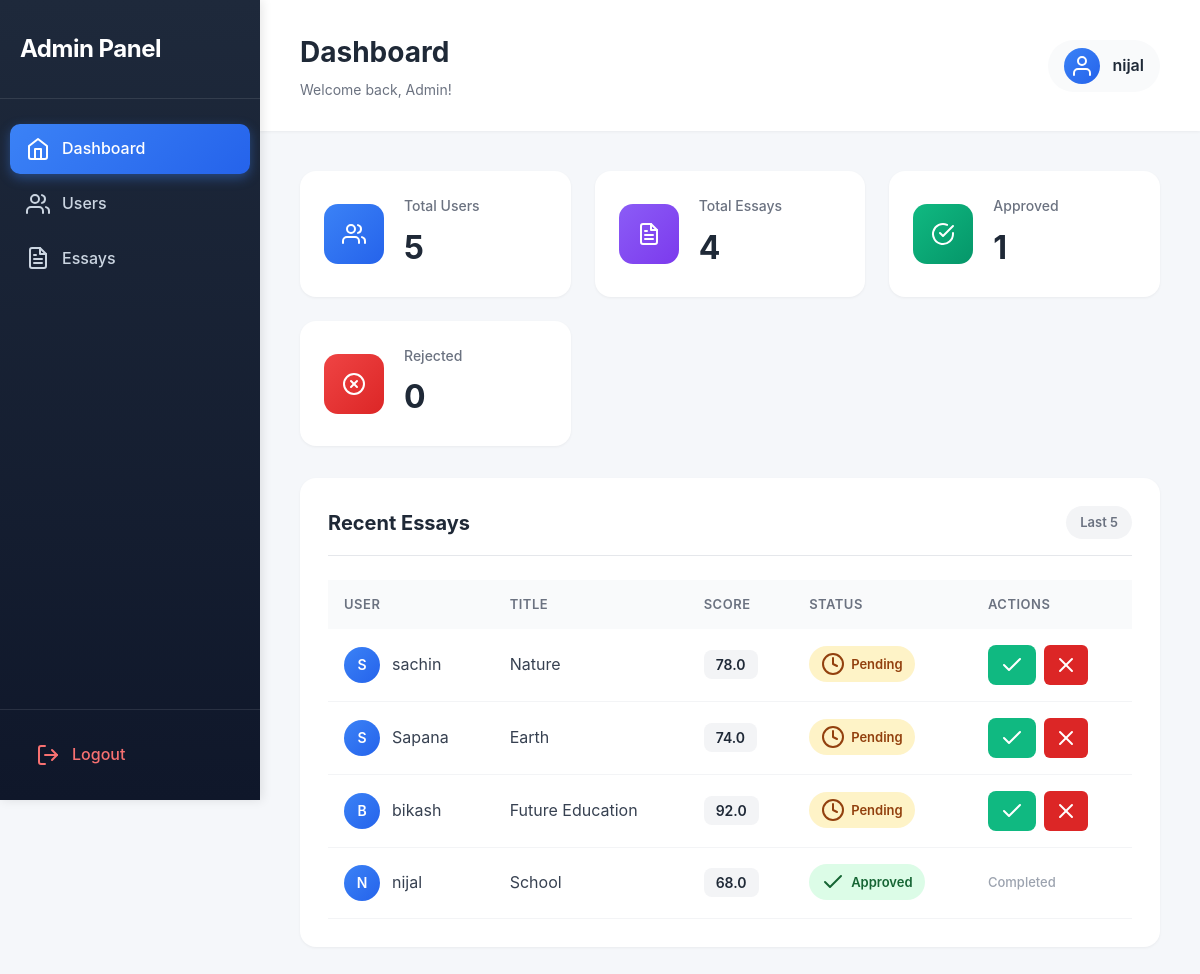
The page /admin-dashboard/ (signed in) on the database as committed earlier.
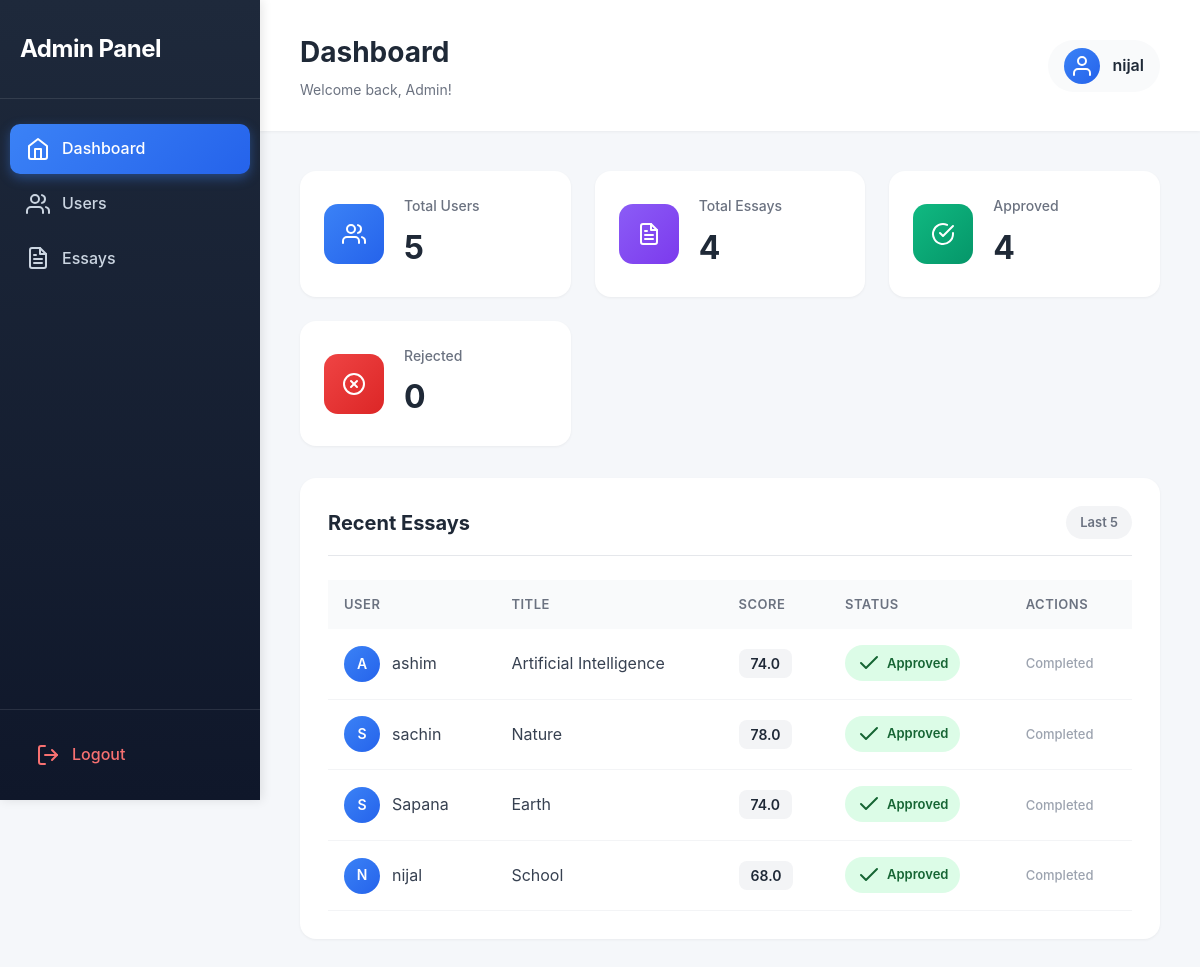
The same page on the database as committed later.
### home/models.py (models this page shows, shortened)
class CustomUser(AbstractBaseUser, PermissionsMixin):
    username = models.CharField(max_length=150, unique=True)
    password = models.CharField(max_length=128)
    identydoc = models.FileField(upload_to='user_docs/', blank=True, null=True)
    DOB = models.DateField(null=True, blank=True)
    status = models.CharField(max_length=20, default="active")
    created_at = models.DateTimeField(auto_now_add=True)
    update_at = models.DateTimeField(auto_now=True)
    is_active = models.BooleanField(default=True)
    is_staff = models.BooleanField(default=False)
    USERNAME_FIELD = 'username'
    REQUIRED_FIELDS = []
    objects = CustomUserManager()

class Essay(models.Model):
    user = models.ForeignKey(settings.AUTH_USER_MODEL, on_delete=models.CASCADE)
    title = models.CharField(max_length=255)
    topic = models.CharField(max_length=100, blank=True, null=True)
    content = models.TextField()
    grammar_errors = models.PositiveIntegerField(default=0)
    spelling_errors = models.PositiveIntegerField(default=0)
    total_errors = models.PositiveIntegerField(default=0)
    score = models.FloatField(default=0)
    pdf_file = models.FileField(upload_to="essays/pdfs/", blank=True, null=True)
    is_approved = models.BooleanField(default=False)
    is_rejected = models.BooleanField(default=False)
    created_at = models.DateTimeField(auto_now_add=True)

### home/views.py (the view)
    def wrapper(request, *args, **kwargs):
        if not request.user.is_authenticated or not request.user.is_superuser:
            return redirect('login')
        return view_func(request, *args, **kwargs)

### home/views.py (called while the page is built, shortened)
def admin_required(view_func):
    def wrapper(request, *args, **kwargs):
        if not request.user.is_authenticated or not request.user.is_superuser:
            return redirect('login')
        return view_func(request, *args, **kwargs)
    return wrapper

@login_required
@admin_required
def admin_dashboard(request):
    users = User.objects.all()
    essays = Essay.objects.select_related('user').order_by('-created_at')
    context = {
        'users_count': users.count(),
        'essays_count': essays.count(),
        'approved_count': Essay.objects.filter(is_approved=True).count(),
        'rejected_count': Essay.objects.filter(is_rejected=True).count(),
        'users': users,
        'essays': essays,
    }
    return render(request, 'admin/admin_dashboard.html', context)

### home/templates/admin/admin_dashboard.html (shortened to what this page needs)
{% extends "admin/base_admin.html" %}
{% block content %}
<div id="dashboard" class="tab-content">
    <div class="stats-grid">
        <div class="stat-card users-card">
            <div class="stat-icon">
                <i data-feather="users"></i>
            </div>
            <div class="stat-details">
                <p class="stat-label">Total Users</p>
                <h3 class="stat-value">{{ users_count }}</h3>
            </div>
        </div>
        <div class="stat-card essays-card">
            <div class="stat-icon">
                <i data-feather="file-text"></i>
            </div>
            <div class="stat-details">
                <p class="stat-label">Total Essays</p>
                <h3 class="stat-value">{{ essays_count }}</h3>
            </div>
        </div>
        <div class="stat-card approved-card">
            <div class="stat-icon">
                <i data-feather="check-circle"></i>
            </div>
            <div class="stat-details">
                <p class="stat-label">Approved</p>
                <h3 class="stat-value">{{ approved_count }}</h3>
            </div>
        </div>
        <div class="stat-card rejected-card">
            <div class="stat-icon">
                <i data-feather="x-circle"></i>
            </div>
            <div class="stat-details">
                <p class="stat-label">Rejected</p>
                <h3 class="stat-value">{{ rejected_count }}</h3>
            </div>
        </div>
    </div>
    <div class="section-card">
        <div class="section-header">
            <h2>Recent Essays</h2>
            <span class="section-badge">Last 5</span>
        </div>
        <div class="table-container">
            <table class="data-table">
                <thead>
                    <tr>
                        <th>User</th>
                        <th>Title</th>
                        <th>Score</th>
                        <th>Status</th>
                        <th>Actions</th>
                    </tr>
                </thead>
                <tbody>
                    {% for essay in essays|slice:":5" %}
                    <tr>
                        <td>
                            <div class="user-cell">
                                <div class="user-avatar-small">{{ essay.user.username|first|upper }}</div>
                                <span>{{ essay.user.username }}</span>
                            </div>
                        </td>
                        <td class="title-cell">{{ essay.title }}</td>
                        <td>
                            <span class="score-badge">{{ essay.score|default:"N/A" }}</span>
                        </td>
                        <td>
                            {% if essay.is_approved %}
                            <span class="status-badge approved">
                                <i data-feather="check"></i> Approved
                            </span>
                            {% elif essay.is_rejected %}
                            <span class="status-badge rejected">
                                <i data-feather="x"></i> Rejected
                            </span>
                            {% else %}
                            <span class="status-badge pending">
                                <i data-feather="clock"></i> Pending
                            </span>
                            {% endif %}
                        </td>
                        <td>
                            <div class="action-buttons">
                                {% if not essay.is_approved and not essay.is_rejected %}
                                <a href="{% url 'approve_essay' essay.id %}" class="btn btn-approve" title="Approve">
                                    <i data-feather="check"></i>
                                </a>
                                <a href="{% url 'reject_essay' essay.id %}" class="btn btn-reject" title="Reject">
                                    <i data-feather="x"></i>
                                </a>
                                {% else %}
                                <span class="text-muted">Completed</span>
                                {% endif %}
                            </div>
                        </td>
                    </tr>
                    {% endfor %}
                </tbody>
            </table>
        </div>
    </div>
</div>
{% endblock %}

### home/templates/admin/base_admin.html (shortened to what this page needs)
{% load static %}
<!DOCTYPE html>
<html lang="en">
<head>
    <link rel="stylesheet" href="{% static 'css/admin_dashboard.css' %}">
</head>
<body>
    <div class="admin-wrapper">
        <aside class="sidebar">
            <div class="sidebar-header">
                <h2>Admin Panel</h2>
            </div>
            <nav class="sidebar-nav">
                <ul>
                    <li>
                        <a href="#" class="tab-link active" data-tab="dashboard">
                            <i data-feather="home"></i>
                            <span>Dashboard</span>
                        </a>
                    </li>
                    <li>
                        <a href="#" class="tab-link" data-tab="users">
                            <i data-feather="users"></i>
                            <span>Users</span>
                        </a>
                    </li>
                    <li>
                        <a href="#" class="tab-link" data-tab="essays">
                            <i data-feather="file-text"></i>
                            <span>Essays</span>
                        </a>
                    </li>
                </ul>
            </nav>
            <div class="sidebar-footer">
                <a href="{% url 'logout' %}" class="logout-btn">
                    <i data-feather="log-out"></i>
                    <span>Logout</span>
                </a>
            </div>
        </aside>
        <main class="content">
            <header class="content-header">
                <div class="header-left">
                    <h1 id="page-title">Dashboard</h1>
                    <p class="header-subtitle">Welcome back, Admin!</p>
                </div>
                <div class="header-right">
                    <div class="user-profile">
                        <div class="user-avatar">
                            <i data-feather="user"></i>
                        </div>
                        <span class="user-name">{{ request.user.username }}</span>
                    </div>
                </div>
            </header>
            <div class="content-body">
                {% block content %}
                {% endblock %}
            </div>
        </main>
    </div>
</body>
</html>

Rows that differ between the two databases and show on the page:
removed Essay: user.username|first "B", user.username "bikash", title "Future Education", score "92.0", is_approved False (drawn)
added Essay: user.username|first "A", user.username "ashim", title "Artificial Intelligence", score "74.0", is_approved True (drawn)
changed Essay "Nature": is_approved "Pending" → "Approved Completed"
changed Essay "Earth": is_approved "Pending" → "Approved Completed"
Other text that changed with them:
{{ approved_count }}: "1" → "4"
